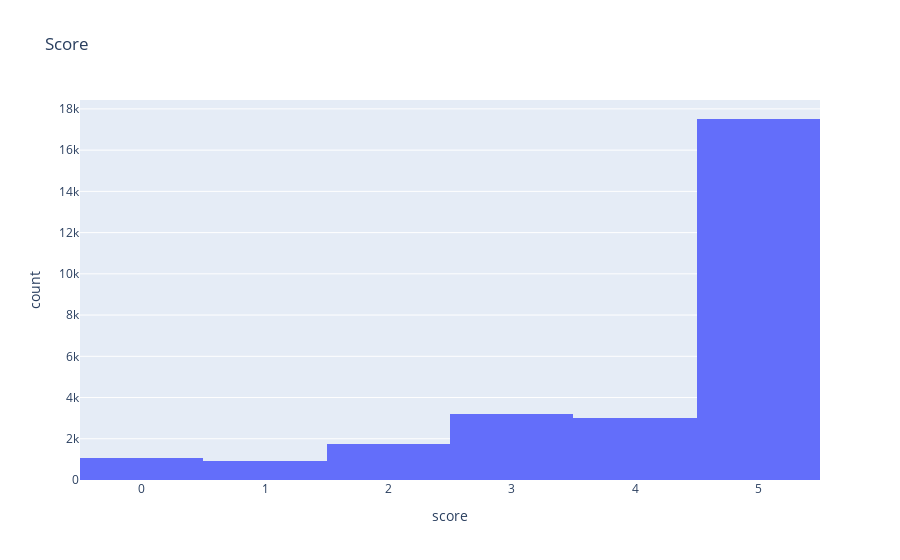

Notebook source saved alongside this figure:
### Code cell
px.histogram(data_experiment, x='score', title='Score')

### Figure 1 — Plotly figure (JSON) as saved in the notebook; plotly's stock layout.template omitted (floating-point values rounded to 4 significant figures; data arrays with more than 128 entries replaced by an {"elided": "..."} marker saying what was removed)
{"data": [{"alignmentgroup": "True", "bingroup": "x", "hovertemplate": "score=%{x}<br>count=%{y}<extra></extra>", "legendgroup": "", "marker": {"color": "#636efa", "pattern": {"shape": ""}}, "name": "", "offsetgroup": "", "orientation": "v", "showlegend": false, "type": "histogram", "x": {"elided": "27464 int values"}, "xaxis": "x", "yaxis": "y"}], "layout": {"barmode": "relative", "legend": {"tracegroupgap": 0}, "title": {"text": "Score"}, "xaxis": {"anchor": "y", "domain": [0, 1], "title": {"text": "score"}}, "yaxis": {"anchor": "x", "domain": [0, 1], "title": {"text": "count"}}}}
